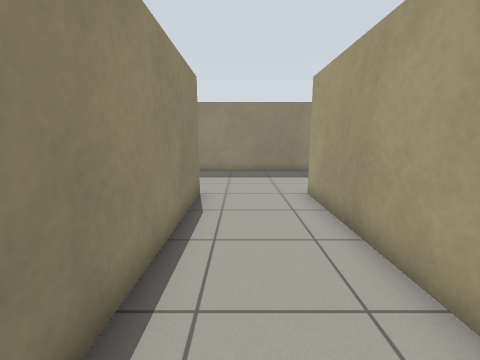
View 1 (above)

16 first-person views from a walk through a Gazebo world. The camera is 1 m above the floor, tilts 10° down and sees 90° across. The floor is counted in squares, 0.5 m on a side. Each view is taken from the middle of a square. On the plan, view 1 faces up. The plan holds only what a view shows up to about 15 squares ahead; the rest is blank.

View 2
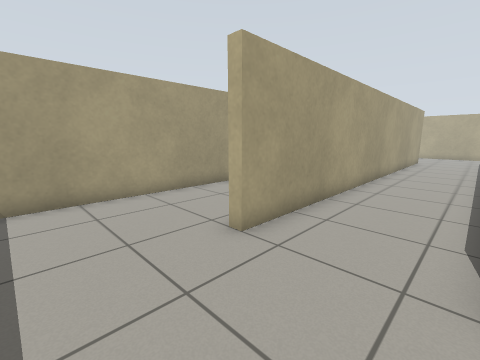

View 3
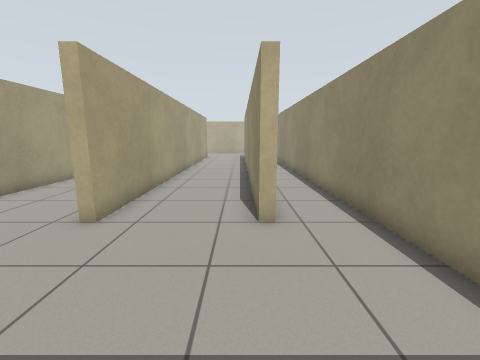

View 4
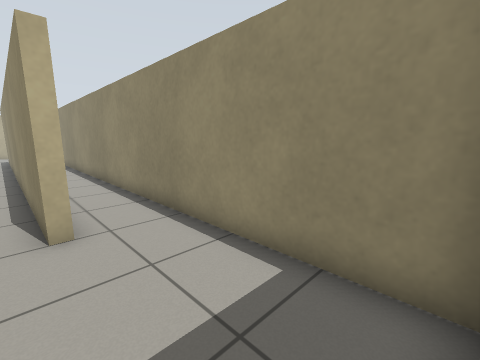

View 5
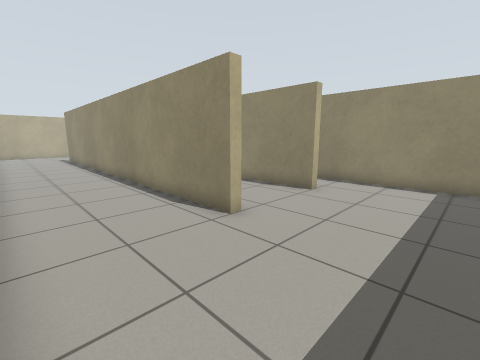

View 6
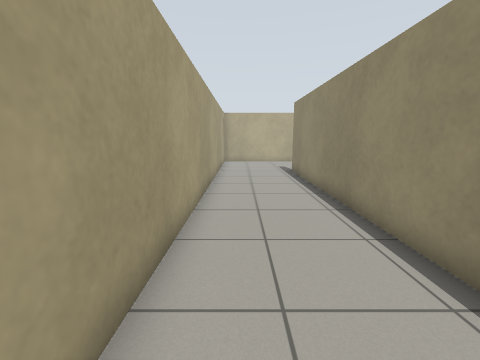

View 7
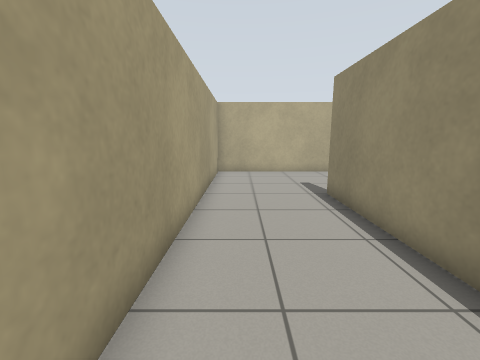

View 8
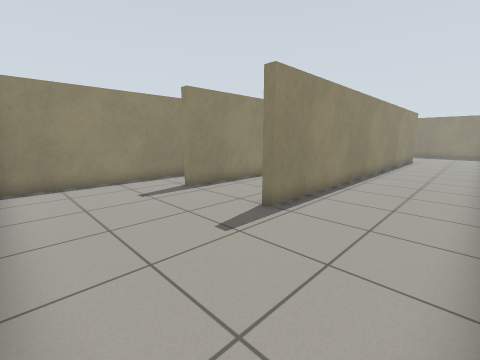

View 9
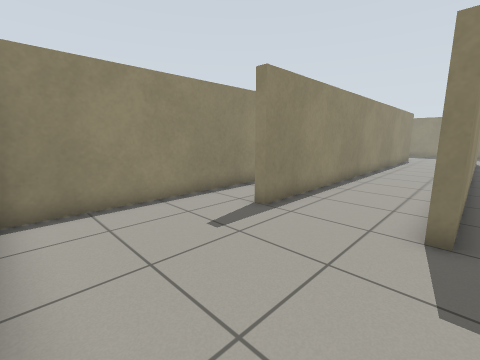

View 10
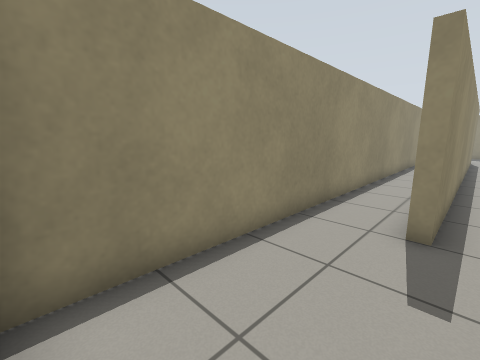

View 11
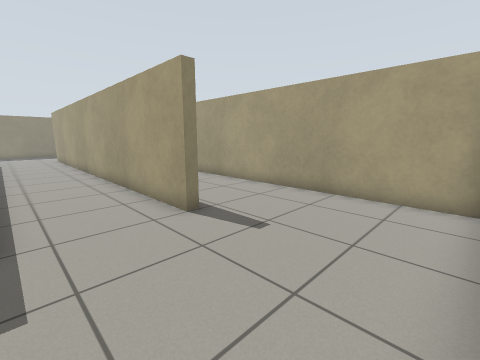

View 12
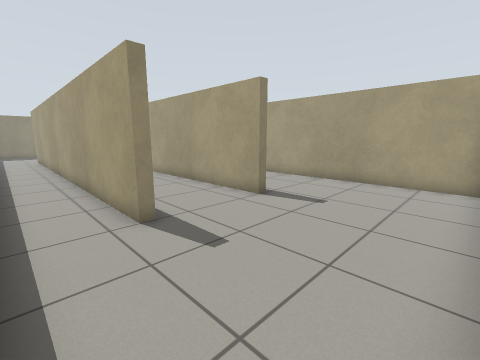

View 13
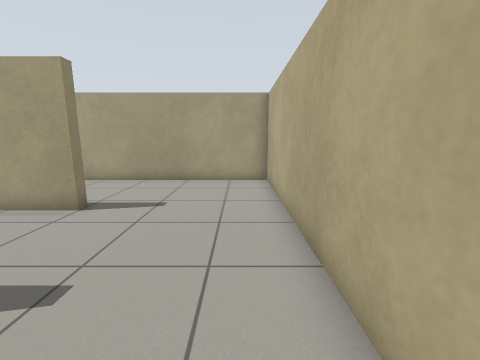

View 14
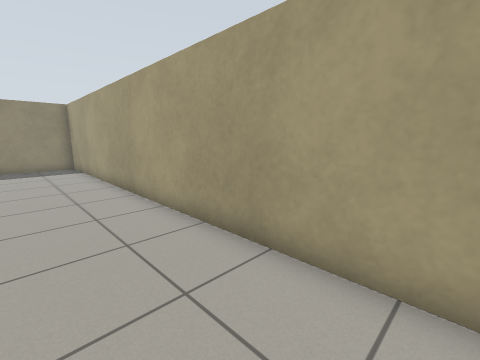

View 15
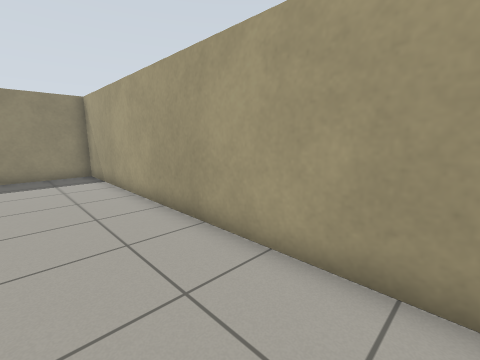

View 16
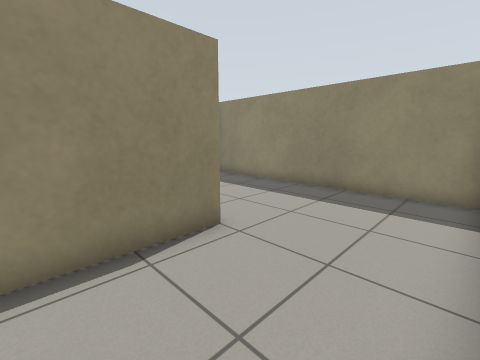

### Floor plan
Points are (right, up) in squares from view 1. A wall is a line through its corners. A room is listed if a view was taken in it or the views show most of it. See-through windows are left out.
Room 1 (views 1, 2, 3, 4, 5, 6, 7, 14, 15, 16)
walls: (2.5, 8.5) (2.8, 8.5) (2.8, -11.5) (2.5, -11.5) (2.5, 8.5); (-1.9, 8.5) (-1.4, 8.5) (-1.4, -11.5) (-1.8, -11.5) (-1.8, 2.6); (7.3, -12.6) (7.3, 14.3) (-4.3, 14.3) (-4.3, -11.4)
ways out: opening at (1.5, -11.8) to room 2
Room 2 (views 8, 9, 10, 11, 12, 13)
walls: (-3, -17.3) (7.3, -17.3) (7.3, -12.6); (-4.3, -11.4) (-4.3, -17.2)
ways out: opening at (1.5, -11.8) to room 1

Positions as (right, up) in squares from view 1, and headings:
1: (0, 0), facing up
2: (-1, 12), facing down-right
3: (-1, 14), facing down
4: (-1, 14), facing down-left
5: (7, 13), facing down-left
6: (6, 3), facing down
7: (6, -3), facing down
8: (7, -17), facing up-left
9: (3, -17), facing up-left
10: (-1, -17), facing up-left
11: (-1, -17), facing up-right
12: (-4, -17), facing up-right
13: (-4, -16), facing right
14: (4, -4), facing up-right
15: (4, 0), facing up-right
16: (7, 5), facing up-left
